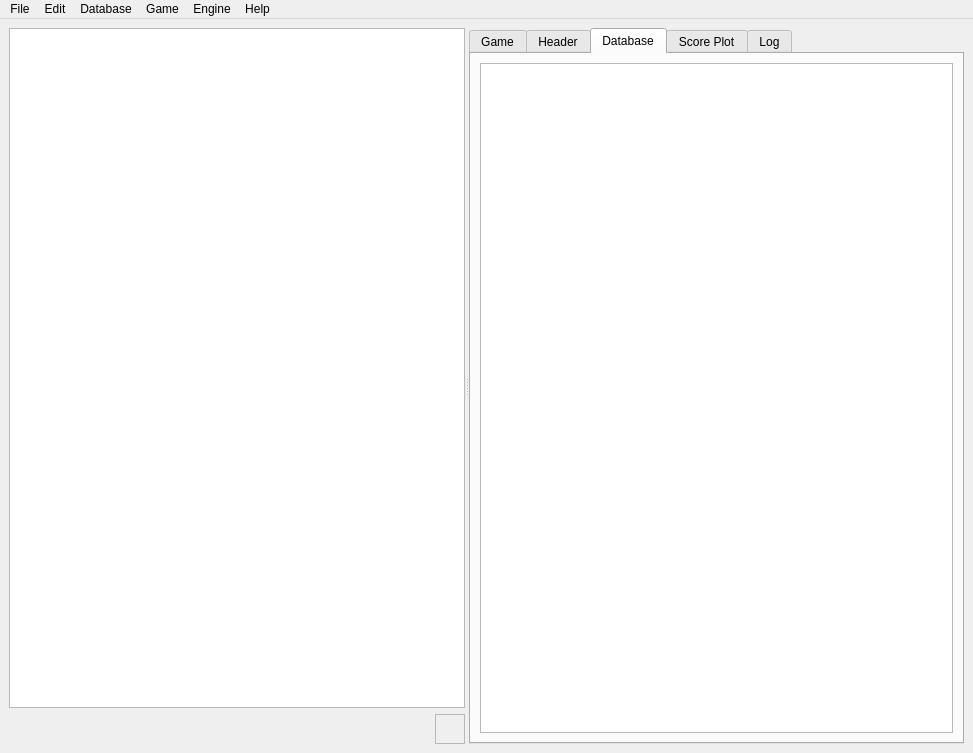
<?xml version="1.0" encoding="UTF-8"?>
<ui version="4.0">
 <class>MainWindow</class>
 <widget class="QMainWindow" name="MainWindow">
  <property name="geometry">
   <rect>
    <x>0</x>
    <y>0</y>
    <width>973</width>
    <height>753</height>
   </rect>
  </property>
  <property name="windowTitle">
   <string>MzChess</string>
  </property>
  <widget class="QWidget" name="centralWidget">
   <layout class="QVBoxLayout" name="verticalLayout_2">
    <item>
     <widget class="QSplitter" name="splitter">
      <property name="orientation">
       <enum>Qt::Horizontal</enum>
      </property>
      <widget class="QWidget" name="layoutWidget">
       <layout class="QVBoxLayout" name="verticalLayout">
        <item>
         <widget class="QBoardViewClass" name="boardGraphicsView">
          <property name="sizePolicy">
           <sizepolicy hsizetype="Preferred" vsizetype="Expanding">
            <horstretch>5</horstretch>
            <verstretch>0</verstretch>
           </sizepolicy>
          </property>
          <property name="minimumSize">
           <size>
            <width>100</width>
            <height>100</height>
           </size>
          </property>
         </widget>
        </item>
        <item>
         <layout class="QHBoxLayout" name="horizontalLayout">
          <item>
           <widget class="QLabel" name="materialLabel">
            <property name="sizePolicy">
             <sizepolicy hsizetype="Expanding" vsizetype="Fixed">
              <horstretch>0</horstretch>
              <verstretch>0</verstretch>
             </sizepolicy>
            </property>
            <property name="minimumSize">
             <size>
              <width>0</width>
              <height>30</height>
             </size>
            </property>
            <property name="maximumSize">
             <size>
              <width>16777215</width>
              <height>30</height>
             </size>
            </property>
            <property name="font">
             <font>
              <family>Chess Leipzig</family>
              <pointsize>20</pointsize>
             </font>
            </property>
            <property name="text">
             <string/>
            </property>
           </widget>
          </item>
          <item>
           <widget class="QFrame" name="turnFrame">
            <property name="sizePolicy">
             <sizepolicy hsizetype="Fixed" vsizetype="Fixed">
              <horstretch>0</horstretch>
              <verstretch>0</verstretch>
             </sizepolicy>
            </property>
            <property name="minimumSize">
             <size>
              <width>30</width>
              <height>30</height>
             </size>
            </property>
            <property name="autoFillBackground">
             <bool>true</bool>
            </property>
            <property name="frameShape">
             <enum>QFrame::StyledPanel</enum>
            </property>
            <property name="frameShadow">
             <enum>QFrame::Raised</enum>
            </property>
           </widget>
          </item>
         </layout>
        </item>
       </layout>
      </widget>
      <widget class="QTabWidget" name="tabWidget">
       <property name="sizePolicy">
        <sizepolicy hsizetype="Expanding" vsizetype="Preferred">
         <horstretch>0</horstretch>
         <verstretch>0</verstretch>
        </sizepolicy>
       </property>
       <property name="minimumSize">
        <size>
         <width>100</width>
         <height>0</height>
        </size>
       </property>
       <property name="maximumSize">
        <size>
         <width>16777215</width>
         <height>16777215</height>
        </size>
       </property>
       <property name="currentIndex">
        <number>2</number>
       </property>
       <widget class="QWidget" name="tabGame">
        <attribute name="title">
         <string>Game</string>
        </attribute>
        <layout class="QVBoxLayout" name="verticalLayout_3">
         <item>
          <widget class="GameTreeView" name="gameTreeViewWidget">
           <column>
            <property name="text">
             <string notr="true">1</string>
            </property>
           </column>
          </widget>
         </item>
        </layout>
       </widget>
       <widget class="QWidget" name="tabHeader">
        <attribute name="title">
         <string>Header</string>
        </attribute>
        <layout class="QVBoxLayout" name="verticalLayout_4">
         <item>
          <widget class="GameHeaderView" name="gameHeaderTableView">
           <property name="editTriggers">
            <set>QAbstractItemView::EditKeyPressed</set>
           </property>
           <property name="columnCount">
            <number>2</number>
           </property>
           <attribute name="horizontalHeaderVisible">
            <bool>false</bool>
           </attribute>
           <attribute name="horizontalHeaderStretchLastSection">
            <bool>true</bool>
           </attribute>
           <column/>
           <column/>
          </widget>
         </item>
        </layout>
       </widget>
       <widget class="QWidget" name="tabDatabase">
        <attribute name="title">
         <string>Database</string>
        </attribute>
        <layout class="QHBoxLayout" name="horizontalLayout_3">
         <item>
          <widget class="GameListTableView" name="gameListTableView">
           <property name="font">
            <font>
             <family>Courier</family>
             <pointsize>10</pointsize>
            </font>
           </property>
          </widget>
         </item>
        </layout>
       </widget>
       <widget class="QWidget" name="tabScorePlot">
        <attribute name="title">
         <string>Score Plot</string>
        </attribute>
        <layout class="QHBoxLayout" name="horizontalLayout_2">
         <item>
          <widget class="ScorePlot" name="scorePlotGraphicsView"/>
         </item>
        </layout>
       </widget>
       <widget class="QWidget" name="tabLog">
        <attribute name="title">
         <string>Log</string>
        </attribute>
        <layout class="QHBoxLayout" name="horizontalLayout_4">
         <item>
          <widget class="QUCIEdit" name="uciTextEdit"/>
         </item>
        </layout>
       </widget>
      </widget>
     </widget>
    </item>
   </layout>
  </widget>
  <widget class="QMenuBar" name="menuBar">
   <property name="geometry">
    <rect>
     <x>0</x>
     <y>0</y>
     <width>973</width>
     <height>21</height>
    </rect>
   </property>
   <widget class="QMenu" name="menuFile">
    <property name="title">
     <string>File</string>
    </property>
    <widget class="QMenu" name="menuRecent_PGN">
     <property name="title">
      <string>Recent</string>
     </property>
     <addaction name="actionbla"/>
    </widget>
    <widget class="QMenu" name="menuEncoding">
     <property name="title">
      <string>Encoding</string>
     </property>
     <addaction name="actionUTF_8"/>
     <addaction name="actionISO_8859_1"/>
     <addaction name="actionASCII"/>
    </widget>
    <addaction name="menuEncoding"/>
    <addaction name="actionOpen_PGN"/>
    <addaction name="menuRecent_PGN"/>
    <addaction name="actionAppend_to_DB"/>
    <addaction name="separator"/>
    <addaction name="actionSave_PGN"/>
    <addaction name="actionSave_Game"/>
    <addaction name="separator"/>
    <addaction name="actionExit"/>
   </widget>
   <widget class="QMenu" name="menuEdit">
    <property name="title">
     <string>Edit</string>
    </property>
    <addaction name="actionFEN_Builder"/>
    <addaction name="actionCopy_PGN"/>
    <addaction name="actionPaste_PGN"/>
    <addaction name="separator"/>
    <addaction name="actionCopy_FEN"/>
    <addaction name="actionPaste_FEN"/>
    <addaction name="separator"/>
    <addaction name="actionNext_Move"/>
    <addaction name="actionPrevious_Move"/>
    <addaction name="actionUndo_Last_Move"/>
    <addaction name="separator"/>
    <addaction name="actionNext_Variant"/>
    <addaction name="actionPrevious_Variant"/>
    <addaction name="actionPromote_Variant"/>
    <addaction name="actionPromote_Variant_to_Main"/>
    <addaction name="actionDemote_Variant"/>
    <addaction name="actionDelete_Variant"/>
   </widget>
   <widget class="QMenu" name="menuGame">
    <property name="title">
     <string>Game</string>
    </property>
    <widget class="QMenu" name="menuEnd_Game">
     <property name="title">
      <string>End Game</string>
     </property>
     <addaction name="actionRunning_Game"/>
     <addaction name="actionWhite_wins"/>
     <addaction name="action0_1"/>
     <addaction name="action1_2_1_2"/>
    </widget>
    <addaction name="actionNew_Game"/>
    <addaction name="actionSelect_Header_Elements"/>
    <addaction name="menuEnd_Game"/>
    <addaction name="separator"/>
    <addaction name="actionFlip_Board"/>
    <addaction name="separator"/>
    <addaction name="actionShow_Options"/>
    <addaction name="actionWarn_of_Danger"/>
   </widget>
   <widget class="QMenu" name="menuEngine">
    <property name="title">
     <string>Engine</string>
    </property>
    <widget class="QMenu" name="menuSelect_Engine">
     <property name="title">
      <string>Select Engine</string>
     </property>
     <addaction name="separator"/>
    </widget>
    <widget class="QMenu" name="menuSearch_Depth">
     <property name="title">
      <string>Search Depth</string>
     </property>
     <addaction name="action5_Moves"/>
     <addaction name="action10_Moves"/>
     <addaction name="action15_Moves"/>
     <addaction name="action20_Moves"/>
     <addaction name="action25_Moves"/>
    </widget>
    <widget class="QMenu" name="menuBlunder_Limit">
     <property name="title">
      <string>Blunder Limit</string>
     </property>
     <addaction name="actionBlNone"/>
     <addaction name="separator"/>
     <addaction name="action0_5_pawns"/>
     <addaction name="action1_pawn"/>
     <addaction name="action1_5_pawns"/>
     <addaction name="action2_0_pawns"/>
     <addaction name="action2_5_pawns"/>
     <addaction name="action3_0_pawns"/>
    </widget>
    <widget class="QMenu" name="menuAnnotate_Variants">
     <property name="title">
      <string>Annotate Variants</string>
     </property>
     <addaction name="actionAvNone"/>
     <addaction name="actionAll"/>
     <addaction name="separator"/>
     <addaction name="action2_Halfmoves"/>
     <addaction name="action4_Halfmoves"/>
     <addaction name="action6_Halfmoves"/>
    </widget>
    <widget class="QMenu" name="menuNumber_of_Annotations">
     <property name="title">
      <string># Annotations</string>
     </property>
     <addaction name="action1"/>
     <addaction name="action2"/>
     <addaction name="action3"/>
    </widget>
    <addaction name="menuSelect_Engine"/>
    <addaction name="menuSearch_Depth"/>
    <addaction name="separator"/>
    <addaction name="actionAnnotate_Last_Move"/>
    <addaction name="actionAnnotate_All"/>
    <addaction name="menuNumber_of_Annotations"/>
    <addaction name="menuBlunder_Limit"/>
    <addaction name="menuAnnotate_Variants"/>
    <addaction name="separator"/>
    <addaction name="actionShow_Scores"/>
    <addaction name="actionShow_Hints"/>
    <addaction name="separator"/>
    <addaction name="actionConfigureEngine"/>
    <addaction name="actionDebugEngine"/>
   </widget>
   <widget class="QMenu" name="menuDatabase">
    <property name="title">
     <string>Database</string>
    </property>
    <addaction name="actionNew_PGN"/>
    <addaction name="actionClose_PGN"/>
    <addaction name="separator"/>
    <addaction name="actionAdd_Game"/>
    <addaction name="actionRemove_Games"/>
   </widget>
   <widget class="QMenu" name="menuHelp">
    <property name="title">
     <string>Help</string>
    </property>
    <addaction name="actionHelp"/>
    <addaction name="separator"/>
    <addaction name="actionAbout"/>
   </widget>
   <addaction name="menuFile"/>
   <addaction name="menuEdit"/>
   <addaction name="menuDatabase"/>
   <addaction name="menuGame"/>
   <addaction name="menuEngine"/>
   <addaction name="menuHelp"/>
  </widget>
  <action name="actionCopy_FEN">
   <property name="text">
    <string>Copy FEN</string>
   </property>
   <property name="shortcut">
    <string>Ctrl+Shift+C</string>
   </property>
  </action>
  <action name="actionPaste_FEN">
   <property name="text">
    <string>Paste FEN</string>
   </property>
   <property name="shortcut">
    <string>Ctrl+Shift+V</string>
   </property>
  </action>
  <action name="actionCopy_PGN">
   <property name="text">
    <string>Copy PGN</string>
   </property>
   <property name="shortcut">
    <string>Ctrl+C</string>
   </property>
  </action>
  <action name="actionPaste_PGN">
   <property name="text">
    <string>Paste PGN</string>
   </property>
   <property name="shortcut">
    <string>Ctrl+V</string>
   </property>
  </action>
  <action name="actionNew_Game">
   <property name="text">
    <string>New</string>
   </property>
  </action>
  <action name="actionWhite_wins">
   <property name="text">
    <string>1-0</string>
   </property>
  </action>
  <action name="action0_1">
   <property name="text">
    <string>0-1</string>
   </property>
  </action>
  <action name="action1_2_1_2">
   <property name="text">
    <string>1/2-1/2</string>
   </property>
  </action>
  <action name="actionShow_Options">
   <property name="checkable">
    <bool>true</bool>
   </property>
   <property name="text">
    <string>Show Move Options</string>
   </property>
  </action>
  <action name="action5_Moves">
   <property name="checkable">
    <bool>true</bool>
   </property>
   <property name="text">
    <string>5 Moves</string>
   </property>
  </action>
  <action name="action10_Moves">
   <property name="checkable">
    <bool>true</bool>
   </property>
   <property name="text">
    <string>10 Moves</string>
   </property>
  </action>
  <action name="action15_Moves">
   <property name="checkable">
    <bool>true</bool>
   </property>
   <property name="checked">
    <bool>false</bool>
   </property>
   <property name="text">
    <string>15 Moves</string>
   </property>
  </action>
  <action name="action20_Moves">
   <property name="checkable">
    <bool>true</bool>
   </property>
   <property name="text">
    <string>20 Moves</string>
   </property>
  </action>
  <action name="action25_Moves">
   <property name="checkable">
    <bool>true</bool>
   </property>
   <property name="text">
    <string>25 Moves</string>
   </property>
  </action>
  <action name="actionShow_Hints">
   <property name="checkable">
    <bool>true</bool>
   </property>
   <property name="text">
    <string>Show Hints</string>
   </property>
  </action>
  <action name="actionNext_Move">
   <property name="text">
    <string>Next Move</string>
   </property>
   <property name="shortcut">
    <string>Down</string>
   </property>
   <property name="shortcutContext">
    <enum>Qt::WidgetShortcut</enum>
   </property>
  </action>
  <action name="actionPrevious_Move">
   <property name="text">
    <string>Previous Move</string>
   </property>
   <property name="shortcut">
    <string>Up</string>
   </property>
   <property name="shortcutContext">
    <enum>Qt::WidgetShortcut</enum>
   </property>
  </action>
  <action name="actionOpen_PGN">
   <property name="text">
    <string>Open DB ...</string>
   </property>
  </action>
  <action name="actionSave_PGN">
   <property name="text">
    <string>Save DB ...</string>
   </property>
  </action>
  <action name="actionExit">
   <property name="text">
    <string>Exit</string>
   </property>
  </action>
  <action name="actionbla">
   <property name="text">
    <string>bla</string>
   </property>
  </action>
  <action name="actionAdd_To_DB">
   <property name="text">
    <string>Add to DB</string>
   </property>
  </action>
  <action name="actionAppend_to_DB">
   <property name="checkable">
    <bool>true</bool>
   </property>
   <property name="text">
    <string>Append to DB</string>
   </property>
  </action>
  <action name="actionSave_Game">
   <property name="text">
    <string>Save Game ...</string>
   </property>
  </action>
  <action name="actionClose_PGN">
   <property name="text">
    <string>Close</string>
   </property>
  </action>
  <action name="actionAdd_Game">
   <property name="text">
    <string>Add Game</string>
   </property>
  </action>
  <action name="actionRemove_Games">
   <property name="text">
    <string>Remove Games</string>
   </property>
  </action>
  <action name="actionNew_PGN">
   <property name="text">
    <string>New</string>
   </property>
  </action>
  <action name="actionFlip_Board">
   <property name="checkable">
    <bool>true</bool>
   </property>
   <property name="text">
    <string>Flip Board</string>
   </property>
   <property name="shortcut">
    <string>Ctrl+F</string>
   </property>
  </action>
  <action name="actionNext_Variant">
   <property name="text">
    <string>Next Variant</string>
   </property>
   <property name="shortcut">
    <string>Right</string>
   </property>
  </action>
  <action name="actionPrevious_Variant">
   <property name="text">
    <string>Previous Variant</string>
   </property>
   <property name="shortcut">
    <string>Left</string>
   </property>
  </action>
  <action name="actionShow_Scores">
   <property name="checkable">
    <bool>true</bool>
   </property>
   <property name="text">
    <string>Show Scores</string>
   </property>
  </action>
  <action name="actionWarn_of_Danger">
   <property name="checkable">
    <bool>true</bool>
   </property>
   <property name="text">
    <string>Warn of Danger</string>
   </property>
   <property name="shortcut">
    <string>Ctrl+W</string>
   </property>
  </action>
  <action name="actionUndo_Last_Move">
   <property name="text">
    <string>Undo Last Move</string>
   </property>
   <property name="shortcut">
    <string>Ctrl+Z</string>
   </property>
  </action>
  <action name="actionAnnotate_Last_Move">
   <property name="text">
    <string>Annotate Last Move</string>
   </property>
  </action>
  <action name="actionBlNone">
   <property name="checkable">
    <bool>true</bool>
   </property>
   <property name="checked">
    <bool>false</bool>
   </property>
   <property name="text">
    <string>None</string>
   </property>
  </action>
  <action name="action0_5_pawns">
   <property name="checkable">
    <bool>true</bool>
   </property>
   <property name="text">
    <string>0.5 pawns</string>
   </property>
  </action>
  <action name="action1_pawn">
   <property name="checkable">
    <bool>true</bool>
   </property>
   <property name="text">
    <string>1 pawn</string>
   </property>
  </action>
  <action name="action1_5_pawns">
   <property name="checkable">
    <bool>true</bool>
   </property>
   <property name="text">
    <string>1.5 pawns</string>
   </property>
  </action>
  <action name="action2_0_pawns">
   <property name="checkable">
    <bool>true</bool>
   </property>
   <property name="text">
    <string>2 pawns</string>
   </property>
  </action>
  <action name="action2_5_pawns">
   <property name="checkable">
    <bool>true</bool>
   </property>
   <property name="text">
    <string>2.5 pawns</string>
   </property>
  </action>
  <action name="action3_0_pawns">
   <property name="checkable">
    <bool>true</bool>
   </property>
   <property name="text">
    <string>3 pawns</string>
   </property>
  </action>
  <action name="actionAvNone">
   <property name="checkable">
    <bool>true</bool>
   </property>
   <property name="checked">
    <bool>false</bool>
   </property>
   <property name="text">
    <string>None</string>
   </property>
  </action>
  <action name="action2_Halfmoves">
   <property name="checkable">
    <bool>true</bool>
   </property>
   <property name="text">
    <string>2 Halfmoves</string>
   </property>
  </action>
  <action name="action4_Halfmoves">
   <property name="checkable">
    <bool>true</bool>
   </property>
   <property name="text">
    <string>4 Halfmoves</string>
   </property>
  </action>
  <action name="action6_Halfmoves">
   <property name="checkable">
    <bool>true</bool>
   </property>
   <property name="text">
    <string>6 Halfmoves</string>
   </property>
  </action>
  <action name="actionAll">
   <property name="checkable">
    <bool>true</bool>
   </property>
   <property name="text">
    <string>All</string>
   </property>
  </action>
  <action name="actionConfigureEngine">
   <property name="text">
    <string>Configure ...</string>
   </property>
  </action>
  <action name="actionDebugEngine">
   <property name="checkable">
    <bool>true</bool>
   </property>
   <property name="text">
    <string>Debug</string>
   </property>
  </action>
  <action name="actionAbout">
   <property name="text">
    <string>About ...</string>
   </property>
  </action>
  <action name="actionPromote_Variant">
   <property name="text">
    <string>Promote Variant</string>
   </property>
   <property name="shortcut">
    <string>Ctrl+P</string>
   </property>
  </action>
  <action name="actionDelete_Variant">
   <property name="text">
    <string>Delete Variant</string>
   </property>
   <property name="shortcut">
    <string>Ctrl+R</string>
   </property>
  </action>
  <action name="actionAnnotate_All">
   <property name="text">
    <string>Annotate All</string>
   </property>
  </action>
  <action name="action1">
   <property name="checkable">
    <bool>true</bool>
   </property>
   <property name="text">
    <string>1 variant</string>
   </property>
  </action>
  <action name="action2">
   <property name="checkable">
    <bool>true</bool>
   </property>
   <property name="text">
    <string>2 variants</string>
   </property>
  </action>
  <action name="action3">
   <property name="checkable">
    <bool>true</bool>
   </property>
   <property name="text">
    <string>3 variants</string>
   </property>
  </action>
  <action name="actionAll_2">
   <property name="text">
    <string>All</string>
   </property>
  </action>
  <action name="actionUTF_8">
   <property name="checkable">
    <bool>true</bool>
   </property>
   <property name="checked">
    <bool>true</bool>
   </property>
   <property name="text">
    <string>UTF-8</string>
   </property>
  </action>
  <action name="actionISO_8859_1">
   <property name="checkable">
    <bool>true</bool>
   </property>
   <property name="text">
    <string>ISO 8859/1</string>
   </property>
  </action>
  <action name="actionASCII">
   <property name="checkable">
    <bool>true</bool>
   </property>
   <property name="text">
    <string>ASCII</string>
   </property>
  </action>
  <action name="actionHelp">
   <property name="text">
    <string>Help ...</string>
   </property>
  </action>
  <action name="actionDemote_Variant">
   <property name="text">
    <string>Demote Variant</string>
   </property>
   <property name="shortcut">
    <string>Ctrl+D</string>
   </property>
  </action>
  <action name="actionPromote_Variant_to_Main">
   <property name="text">
    <string>Promote Variant to Main</string>
   </property>
   <property name="shortcut">
    <string>Ctrl+M</string>
   </property>
  </action>
  <action name="actionSelect_Header_Elements">
   <property name="text">
    <string>Select Header Elements ...</string>
   </property>
  </action>
  <action name="actionRunning_Game">
   <property name="text">
    <string>*</string>
   </property>
  </action>
  <action name="actionFEN_Builder">
   <property name="text">
    <string>FEN Builder ...</string>
   </property>
  </action>
 </widget>
 <customwidgets>
  <customwidget>
   <class>QBoardViewClass</class>
   <extends>QGraphicsView</extends>
   <header>qboardviewclass</header>
  </customwidget>
  <customwidget>
   <class>GameTreeView</class>
   <extends>QTreeWidget</extends>
   <header>gametreeview</header>
   <container>1</container>
  </customwidget>
  <customwidget>
   <class>GameListTableView</class>
   <extends>QTableView</extends>
   <header>gamelisttableview</header>
  </customwidget>
  <customwidget>
   <class>GameHeaderView</class>
   <extends>QTableWidget</extends>
   <header>gameheaderview</header>
  </customwidget>
  <customwidget>
   <class>ScorePlot</class>
   <extends>QGraphicsView</extends>
   <header location="global">scoreplotgraphicsview</header>
  </customwidget>
  <customwidget>
   <class>QUCIEdit</class>
   <extends>QTextEdit</extends>
   <header>uciedit</header>
  </customwidget>
 </customwidgets>
 <resources/>
 <connections/>
</ui>
